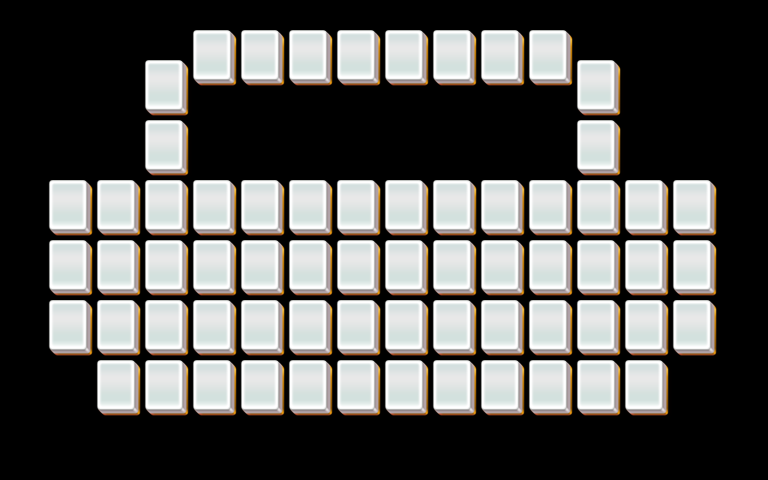

Tiled map render using the project's own tile images. Description and the map definition, with tile-layer contents summarised, below:
An orthogonal 32x16 tile map with 24x30 px tiles, 3 tile layers (layer1, layer2, layer3).

<map version="1.0" orientation="orthogonal" width="32" height="16" tilewidth="24" tileheight="30">
 <properties>
  <property name="species" value="15" />
 </properties>
 <tileset firstgid="1" name="mahjong" tilewidth="48" tileheight="60">
  <image source="mahjong.png" />
 </tileset>
 <layer name="layer1" width="32" height="16">
  <data>[512 cells, 66 non-empty, 1 distinct tile ids]</data>
 </layer>
 <layer name="layer2" width="32" height="16">
  <data>[512 cells, 66 non-empty, 1 distinct tile ids]</data>
 </layer>
 <layer name="layer3" width="32" height="16">
  <data>[512 cells, 28 non-empty, 1 distinct tile ids]</data>
 </layer>
</map>
